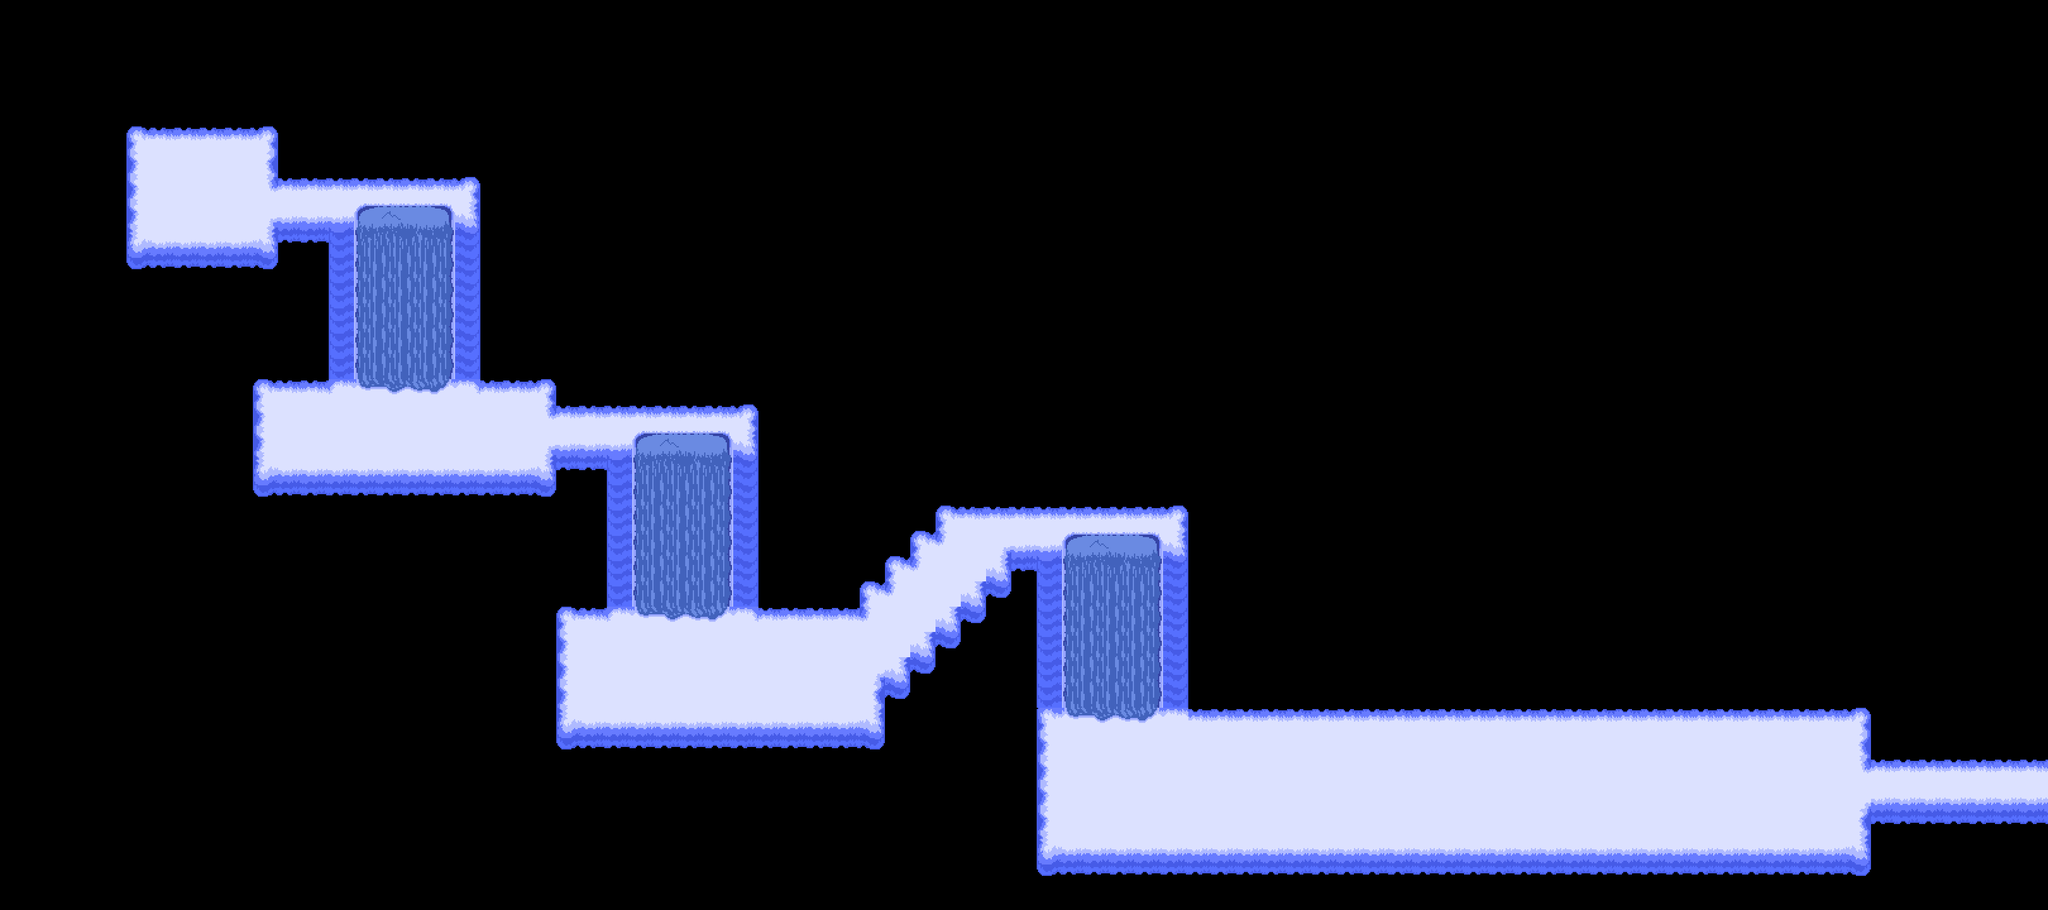

The image is a tile-based game level rendered from a .tmx file. Its description and source (layers, tilesets, objects; grid data summarised) follow:
An orthogonal 81x36 tile map with 40x40 px tiles, 3 tile layers (Tile Layer 3, Tile Layer 1, Tile Layer 2) and 41 objects (3x slidearea, spawn).

<map version="1.9" tiledversion="1.9.0" orientation="orthogonal" renderorder="right-down" width="81" height="36" tilewidth="40" tileheight="40" infinite="0" nextlayerid="13" nextobjectid="107">
 <editorsettings>
  <export target="data.lua" format="lua" />
 </editorsettings>
 <properties>
  <property name="border" value="cloudwebs" />
  <property name="music" value="cloudwebs" />
 </properties>
 <tileset firstgid="1" source="../../../tilesets/cloudtiles.tsx" />
 <objectgroup id="5" name="objects_bg" />
 <layer id="12" name="Tile Layer 3" width="81" height="36">
  <data>[2916 cells, 0 non-empty, 0 distinct tile ids]</data>
 </layer>
 <layer id="8" name="Tile Layer 1" width="81" height="36">
  <data>[2916 cells, 613 non-empty, 28 distinct tile ids]</data>
 </layer>
 <layer id="10" name="Tile Layer 2" width="81" height="36">
  <data>[2916 cells, 96 non-empty, 16 distinct tile ids]</data>
 </layer>
 <objectgroup color="#0000ff" id="11" name="collision">
  <object id="44" x="200" y="160" width="240" height="40" />
  <object id="45" x="440" y="200" width="40" height="80" />
  <object id="48" x="160" y="200" width="40" height="200" />
  <object id="49" x="200" y="400" width="240" height="40" />
  <object id="52" x="760" y="280" width="40" height="80" />
  <object id="53" x="480" y="240" width="280" height="40" />
  <object id="55" x="440" y="360" width="80" height="40" />
  <object id="56" x="520" y="360" width="40" height="240" />
  <object id="57" x="720" y="360" width="40" height="240" />
  <object id="59" x="400" y="560" width="120" height="40" />
  <object id="60" x="760" y="560" width="120" height="40" />
  <object id="61" x="360" y="600" width="40" height="160" />
  <object id="62" x="400" y="760" width="480" height="40" />
  <object id="69" x="880" y="600" width="320" height="40" />
  <object id="70" x="1200" y="640" width="40" height="80" />
  <object id="72" x="1160" y="720" width="40" height="240" />
  <object id="73" x="880" y="720" width="80" height="40" />
  <object id="74" x="960" y="720" width="40" height="240" />
  <object id="75" x="880" y="920" width="80" height="40" />
  <object id="76" x="840" y="960" width="40" height="200" />
  <object id="77" x="880" y="1160" width="520" height="40" />
  <object id="84" x="1400" y="1120" width="40" height="40" />
  <object id="85" x="1200" y="920" width="160" height="40" />
  <object id="86" x="1480" y="760" width="400" height="40" />
  <object id="87" x="1880" y="800" width="40" height="80" />
  <object id="88" x="1840" y="880" width="40" height="240" />
  <object id="89" x="1640" y="880" width="40" height="240" />
  <object id="90" x="1600" y="880" width="40" height="40" />
  <object id="92" x="1600" y="920">
   <polygon points="0,0 -200,200 0,200" />
  </object>
  <object id="93" x="1360" y="920">
   <polygon points="0,0 120,-120 120,-160 0,-160" />
  </object>
  <object id="98" x="1600" y="1120" width="40" height="240" />
  <object id="99" x="1640" y="1360" width="1320" height="40" />
  <object id="100" x="2960" y="1280" width="40" height="80" />
  <object id="101" x="3000" y="1280" width="240" height="40" />
  <object id="103" x="2960" y="1160" width="280" height="40" />
  <object id="104" x="1880" y="1080" width="1080" height="40" />
  <object id="105" x="2960" y="1120" width="40" height="40" />
 </objectgroup>
 <objectgroup color="#ff00ff" id="3" name="objects">
  <object id="65" name="slidearea" x="560" y="360" width="160" height="240" />
  <object id="67" name="slidearea" x="1000" y="720" width="160" height="240" />
  <object id="68" name="slidearea" x="1680" y="880" width="160" height="240" />
 </objectgroup>
 <objectgroup color="#7f00ff" id="4" name="markers">
  <object id="10" name="spawn" x="320" y="320">
   <point />
  </object>
 </objectgroup>
</map>
